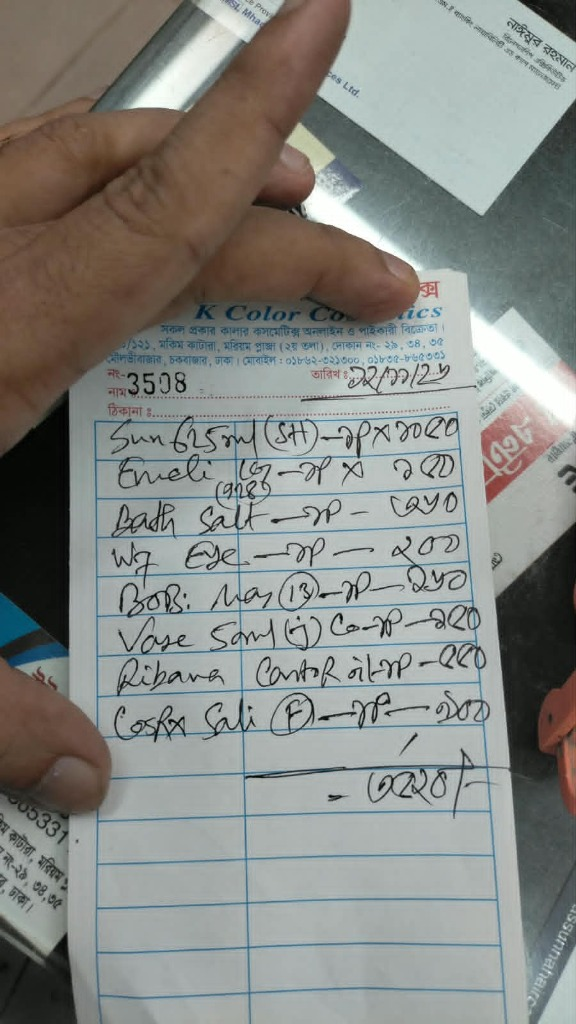
#> input picture evaluation/dataset/sample_memos/k_color_memo_sample.jpg, 576 x 1024 px
$ python -i preprocessor.py   (imports and definitions only)   (older library calls are emulated)
#> lines starting #> are read from the running program, lines starting #| are printed output that depends on the picture
#> further down, picture is the input picture: shape (1024, 576, 3); mean B, G, R 132.3, 136.4, 134.3
from typing import Dict, Any, Tuple

try:
    import cv2
    import numpy as np
except ImportError:
    cv2 = None
    np = None


class ImagePreprocessor:
    # [19 lines left out: functions detect_blur, detect_glare, not called in this run]

    @staticmethod
    def normalize_contrast(image):
        if cv2 is None or np is None:
            return image
        if len(image.shape) == 3:
            lab = cv2.cvtColor(image, cv2.COLOR_BGR2LAB)
#> lab: shape (1024, 576, 3); mean of channels 0, 1, 2 142.6, 126.9, 130.3
            l, a, b = cv2.split(lab)
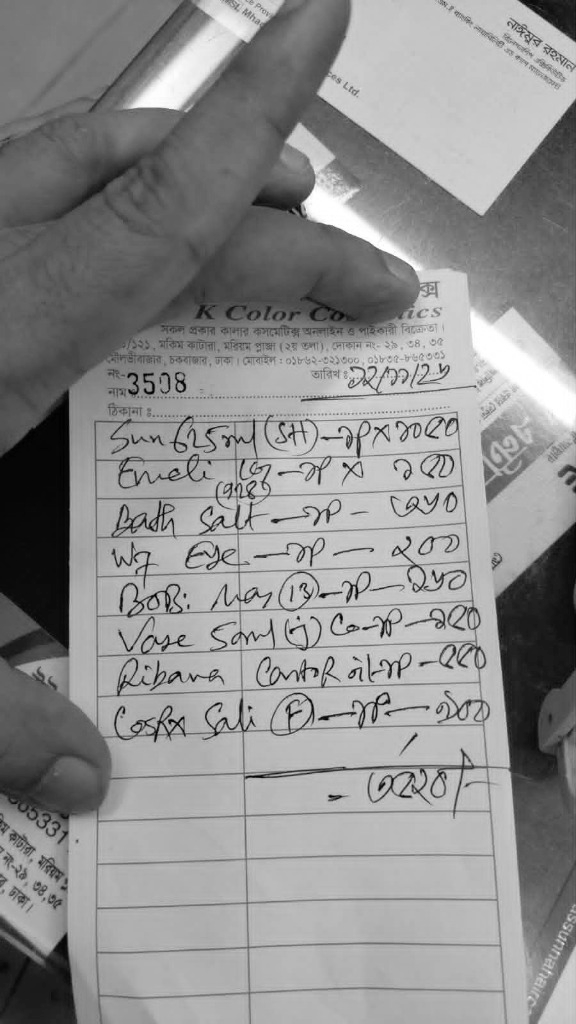
#> l: shape (1024, 576); min 0, max 255, mean 142.6
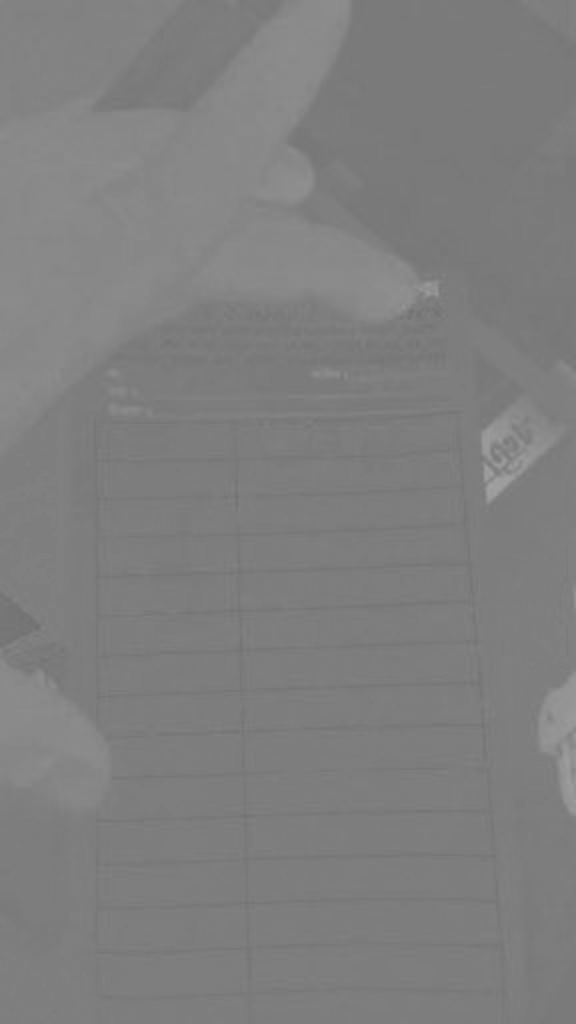
#> a: shape (1024, 576); min 112, max 162, mean 126.9
            clahe = cv2.createCLAHE(clipLimit=2.0, tileGridSize=(8, 8))
            cl = clahe.apply(l)
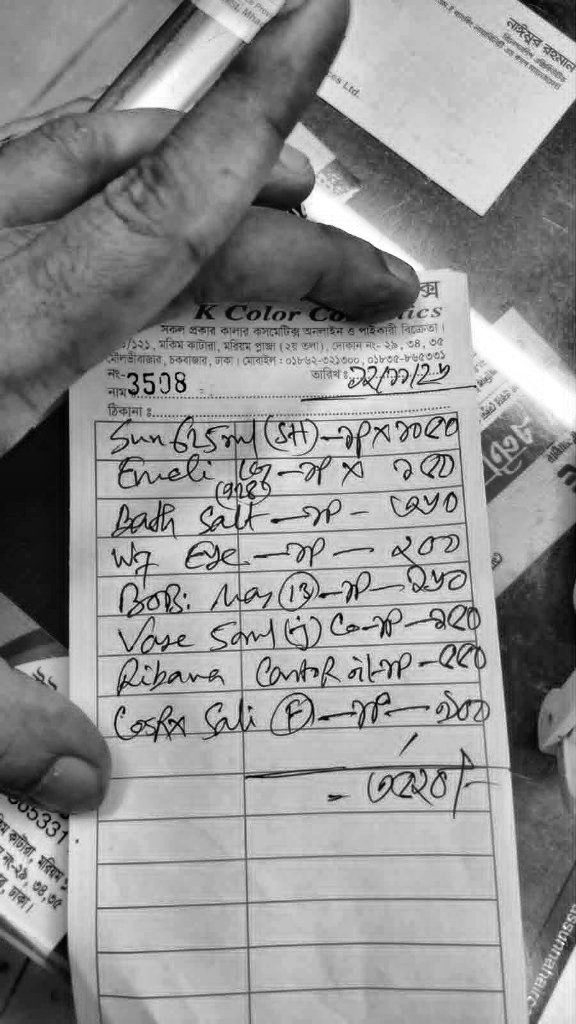
#> cl: shape (1024, 576); min 1, max 255, mean 146.4
            limg = cv2.merge((cl, a, b))
#> limg: shape (1024, 576, 3); mean of channels 0, 1, 2 146.4, 126.9, 130.3
            return cv2.cvtColor(limg, cv2.COLOR_LAB2BGR)
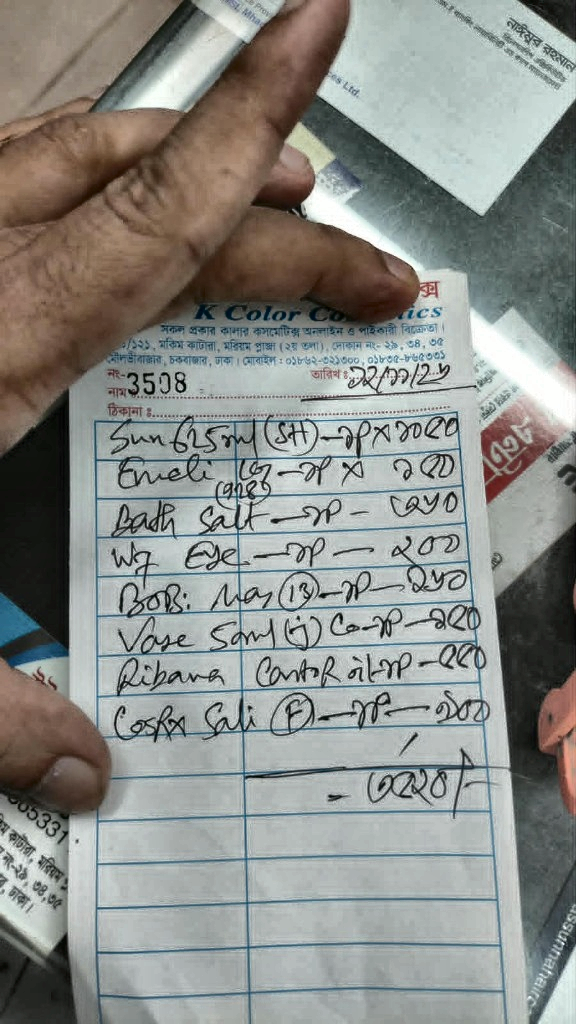
#> returned value: shape (1024, 576, 3); mean B, G, R 136.6, 140.8, 138.7
        else:
            clahe = cv2.createCLAHE(clipLimit=2.0, tileGridSize=(8, 8))
            return clahe.apply(image)

    # [67 lines left out: functions deskew_and_correct, process_image, not called in this run]

>>> import cv2
>>> picture = cv2.imread('../../../evaluation/dataset/sample_memos/k_color_memo_sample.jpg')
>>> result = ImagePreprocessor().normalize_contrast(picture)
